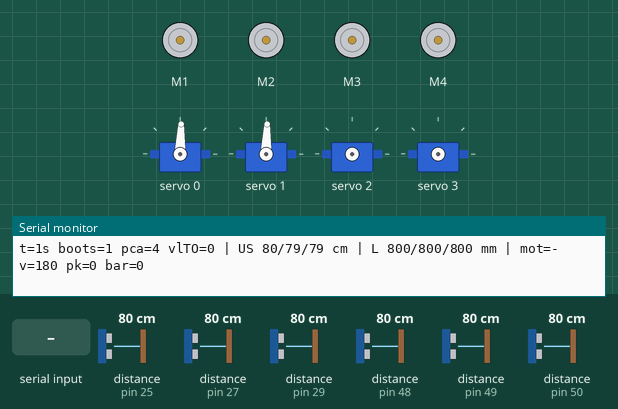
The sketch below on a simulated Arduino Mega 2560, built with avr-gcc and run on an emulated ATmega2560. Parts: 4 × DC motor (green arrow = forward, orange = backward, longer = faster), 4 × servo, the last lines printed to the serial monitor. Wiring (inferred from the names in the program): 3 × ultrasonic range finder: trigger pin 24, echo pin 25 / trigger pin 26, echo pin 27 / trigger pin 28, echo pin 29; PCA9685 PWM driver at I2C address 0x40. The test bench sets the inputs (shaded band); at power-on: distance to the obstacle (sensors on pin 25, pin 27, pin 29, pin 48, pin 49, pin 50) 80 cm. The echo pulse lasts 58.3 µs per cm; EEPROM starts erased.

Above: at 1.2 s.
1.3 s: "l" received over Serial
At 1.57 s:
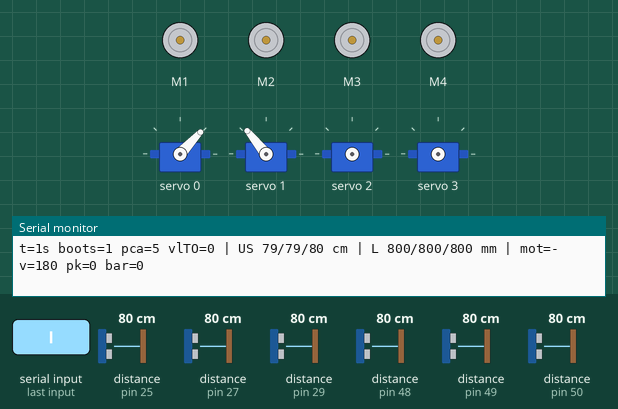
4.3 s: "w" received over the second serial link
At 4.74 s:
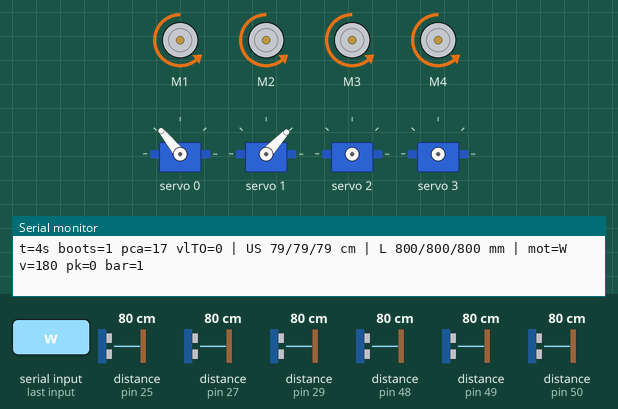
7.3 s: "s" received over Serial
At 7.66 s:
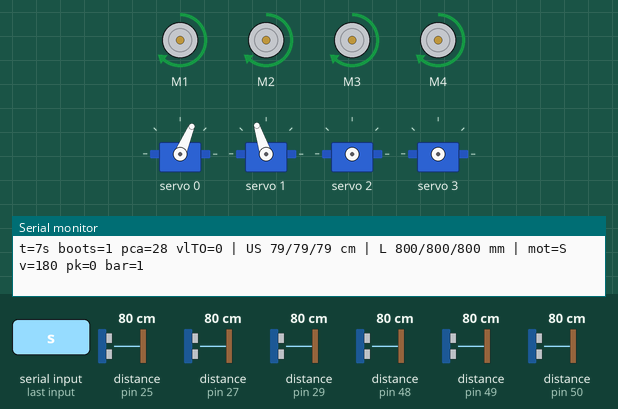
10.3 s: "d" received over the second serial link
At 10.85 s:
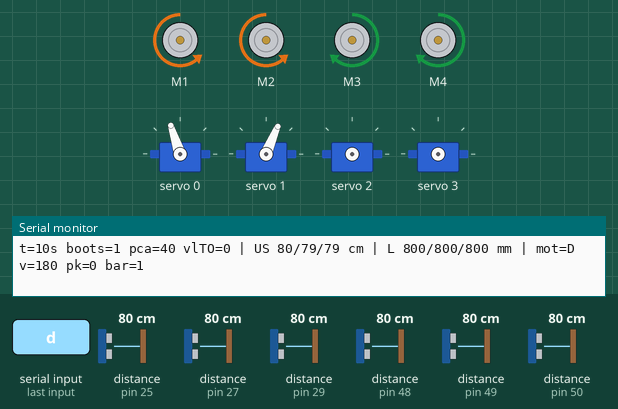
13.3 s: "a" received over Serial
At 13.79 s:
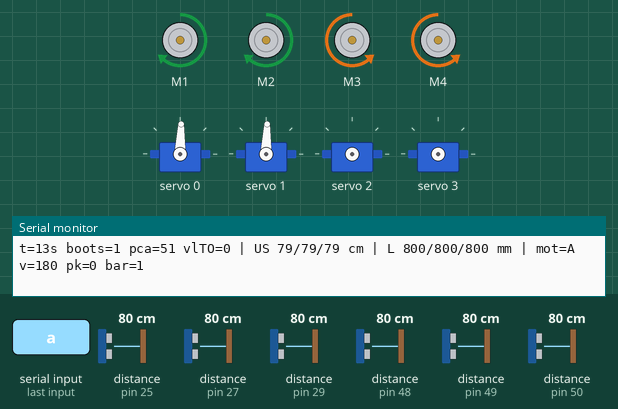
16.3 s: "g" received over the second serial link
Timing chart, 0 to 22.3 s (numbered marks = the images above; inputs shaded):
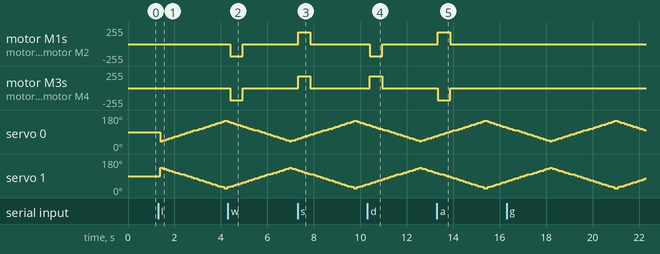

Measured:
- after the input at 1.3 s, servo 0: 88° → 42° after 0.09 s, → 47° 0.11 s later, → 52° 0.16 s later, → 57° 0.11 s later, … (23 changes in this stretch); servo 1: 88° → 134° after 0.09 s, → 129° 0.11 s later, → 124° 0.16 s later, → 119° 0.11 s later, … (23 changes in this stretch)
- after the input at 4.3 s, motor M1–4: stopped → backward 180/255 after 0.10 s, → stopped 0.53 s later
- after the input at 7.3 s, motor M1–4: stopped → forward 180/255 at once, → stopped 0.53 s later
- after the input at 10.3 s, motor M1, motor M2: stopped → backward 180/255 after 0.10 s, → stopped 0.53 s later; motor M3, motor M4: stopped → forward 180/255 after 0.10 s, → stopped 0.53 s later
- after the input at 13.3 s, motor M1, motor M2: stopped → forward 180/255 at once, → stopped 0.53 s later; motor M3, motor M4: stopped → backward 180/255 at once, → stopped 0.53 s later

The sketch:

prueba-todo-junto.ino
```cpp
/*
  Prueba de caída de tensión: todo funcionando a la vez en el Arduino Mega.
  Motores de tracción (shield L293D), picker (servos 360), barrido de los láseres,
  3 láseres VL53L0X y 3 ultrasonidos. Los comandos entran por USB o por el HC-05
  (Serial1, 9600) y cada 250 ms sale una línea de estado por los dos.

  Comandos:
    W A S D  mueven (mantener la tecla; frena a los 450 ms sin teclas)
    espacio  frena los motores
    g        prende/apaga el picker
    l        prende/apaga el barrido de los láseres (-45..+60, paso 5, 40 ms)
    + / -    sube o baja la velocidad de los motores
    z        pone en cero el contador de arranques

  Línea de estado: t = segundos desde el arranque, boots = arranques guardados en
  EEPROM (si sube solo, el Mega se reinició: caída de tensión), pca = veces que
  se reinició el PCA9685, vlTO = timeouts de los láseres.
*/

#include <Wire.h>
#include <EEPROM.h>
#include <AFMotor.h>
#include <Adafruit_PWMServoDriver.h>
#include <VL53L0X.h>

// Motores
AF_DCMotor m1(1), m2(2), m3(3), m4(4);
AF_DCMotor *motor[4] = {&m1, &m2, &m3, &m4};
const bool ES_IZQUIERDO[4] = {true, true, false, false};
const bool INVERTIDO[4] = {true, true, true, true};
const uint16_t HOLD_MS = 450;
uint8_t velocidad = 180;
unsigned long ultimaTecla = 0;
bool enMarcha = false;
char ultimaDir = '-';

// Servos
Adafruit_PWMServoDriver pca;
const uint8_t DIR_PCA = 0x40;
const uint8_t LASER_CANAL[2] = {0, 1};
const int8_t LASER_SENTIDO[2] = {1, -1};
const uint8_t PICKER_CANAL[2] = {2, 3};
const uint16_t PICKER_NEUTRO[2] = {1485, 1500};
const int8_t PICKER_SENTIDO[2] = {1, -1};
const uint16_t PICKER_VEL[2] = {360, 300};
bool pickerOn = false, barrido = false;
int8_t angulo = -45;
int8_t paso = 5;
unsigned long ultimoPaso = 0;
uint16_t pcaReinicios = 0;

// Láseres
const uint8_t XSHUT[3] = {A8, A9, A10};
const uint8_t DIRECCION[3] = {0x30, 0x31, 0x32};
VL53L0X laser[3];
bool laserOk[3];
int16_t laserMm[3] = {-1, -1, -1};
uint16_t vlTimeouts = 0;

// Ultrasonidos
const uint8_t US_TRIG[3] = {24, 26, 28};
const uint8_t US_ECHO[3] = {25, 27, 29};
float usCm[3] = {-1, -1, -1};
uint8_t usTurno = 0;

unsigned long ultimoEstado = 0;
uint16_t boots;

void correr(uint8_t k, uint8_t sentido) {
  if (INVERTIDO[k] && sentido != RELEASE) sentido = (sentido == FORWARD) ? BACKWARD : FORWARD;
  motor[k]->run(sentido);
}
void manejar(uint8_t izq, uint8_t der, char d) {
  for (uint8_t k = 0; k < 4; k++) correr(k, ES_IZQUIERDO[k] ? izq : der);
  ultimaTecla = millis(); enMarcha = true; ultimaDir = d;
}
void frenar() {
  for (uint8_t k = 0; k < 4; k++) motor[k]->run(RELEASE);
  enMarcha = false; ultimaDir = '-';
}
void fijarVel(int16_t v) {
  velocidad = constrain(v, 0, 255);
  for (uint8_t k = 0; k < 4; k++) motor[k]->setSpeed(velocidad);
}

void configurarPca() {
  pca.begin();
  pca.setOscillatorFrequency(27000000);
  pca.setPWMFreq(50);
}
void moverLaser(uint8_t k, int16_t grados) {
  grados = constrain(grados, 0, 180);
  pca.writeMicroseconds(LASER_CANAL[k], map(grados, 0, 180, 500, 2400));
}
void aplicarPicker() {
  for (uint8_t k = 0; k < 2; k++) {
    if (pickerOn) pca.writeMicroseconds(PICKER_CANAL[k], PICKER_NEUTRO[k] - PICKER_SENTIDO[k] * PICKER_VEL[k]);
    else pca.setPWM(PICKER_CANAL[k], 0, 0);
  }
}
// Si el PCA se reinició por una caída de tensión arranca dormido
void revisarPca() {
  Wire.beginTransmission(DIR_PCA); Wire.write((uint8_t)0x00);
  if (Wire.endTransmission() != 0) return;
  Wire.requestFrom(DIR_PCA, (uint8_t)1);
  if (!Wire.available() || !(Wire.read() & 0x10)) return;
  configurarPca(); aplicarPicker(); pcaReinicios++;
}

float leerUs(uint8_t i) {
  digitalWrite(US_TRIG[i], LOW); delayMicroseconds(2);
  digitalWrite(US_TRIG[i], HIGH); delayMicroseconds(10);
  digitalWrite(US_TRIG[i], LOW);
  unsigned long us = pulseIn(US_ECHO[i], HIGH, 25000UL);
  return us ? us * 0.0343 / 2.0 : -1;
}

void escribir(const char *s) { Serial.println(s); Serial1.println(s); }

void setup() {
  Serial.begin(9600); Serial1.begin(9600);
  boots = EEPROM.read(0) | (EEPROM.read(1) << 8);
  if (boots == 0xFFFF) boots = 0;
  boots++;
  EEPROM.update(0, boots & 0xFF); EEPROM.update(1, boots >> 8);
  Wire.begin();
  configurarPca();
  for (uint8_t i = 0; i < 3; i++) { pinMode(US_TRIG[i], OUTPUT); pinMode(US_ECHO[i], INPUT); }
  for (uint8_t i = 0; i < 3; i++) { pinMode(XSHUT[i], OUTPUT); digitalWrite(XSHUT[i], LOW); }
  delay(20);
  for (uint8_t i = 0; i < 3; i++) {
    pinMode(XSHUT[i], INPUT); delay(20);
    laser[i].setTimeout(100);
    laserOk[i] = laser[i].init();
    if (laserOk[i]) {
      laser[i].setAddress(DIRECCION[i]);
      laser[i].setMeasurementTimingBudget(20000);
      laser[i].startContinuous();
    }
  }
  fijarVel(velocidad); frenar();
  for (uint8_t k = 0; k < 2; k++) moverLaser(k, 90);
  char b[60];
  snprintf(b, sizeof b, "ARRANQUE boots=%u lasers=%d%d%d", boots, laserOk[0], laserOk[1], laserOk[2]);
  escribir(b);
}

void loop() {
  if (enMarcha && millis() - ultimaTecla > HOLD_MS) frenar();

  int c = -1;
  if (Serial.available()) c = Serial.read();
  else if (Serial1.available()) c = Serial1.read();
  if (c >= 'A' && c <= 'Z') c += 32;
  switch (c) {
    case 'w': manejar(FORWARD, FORWARD, 'W'); break;
    case 's': manejar(BACKWARD, BACKWARD, 'S'); break;
    case 'a': manejar(BACKWARD, FORWARD, 'A'); break;
    case 'd': manejar(FORWARD, BACKWARD, 'D'); break;
    case ' ': frenar(); break;
    case 'g': pickerOn = !pickerOn; aplicarPicker(); break;
    case 'l': barrido = !barrido; if (!barrido) { for (uint8_t k = 0; k < 2; k++) moverLaser(k, 90); } break;
    case '+': fijarVel(velocidad + 25); break;
    case '-': fijarVel(velocidad - 25); break;
    case 'z': boots = 0; EEPROM.update(0, 0); EEPROM.update(1, 0); break;
  }

  // Barrido de los láseres, espejado, sin pausas bloqueantes
  if (barrido && millis() - ultimoPaso >= 40) {
    ultimoPaso = millis();
    for (uint8_t k = 0; k < 2; k++) moverLaser(k, 90 + LASER_SENTIDO[k] * angulo);
    angulo += paso;
    if (angulo >= 60 || angulo <= -45) paso = -paso;
  }

  // Un ultrasonido por vuelta (los tres no se pisan) y los 3 láseres
  usCm[usTurno] = leerUs(usTurno);
  usTurno = (usTurno + 1) % 3;
  for (uint8_t i = 0; i < 3; i++) {
    if (!laserOk[i]) continue;
    uint16_t mm = laser[i].readRangeContinuousMillimeters();
    if (laser[i].timeoutOccurred()) { vlTimeouts++; laserMm[i] = -1; }
    else laserMm[i] = (mm >= 8000) ? -1 : mm;
  }

  if (millis() - ultimoEstado >= 250) {
    ultimoEstado = millis();
    revisarPca();
    char b[120];
    snprintf(b, sizeof b, "t=%lus boots=%u pca=%u vlTO=%u | US %d/%d/%d cm | L %d/%d/%d mm | mot=%c v=%u pk=%d bar=%d",
             millis() / 1000, boots, pcaReinicios, vlTimeouts,
             (int)usCm[0], (int)usCm[1], (int)usCm[2], laserMm[0], laserMm[1], laserMm[2],
             ultimaDir, velocidad, pickerOn, barrido);
    escribir(b);
  }
}
```
